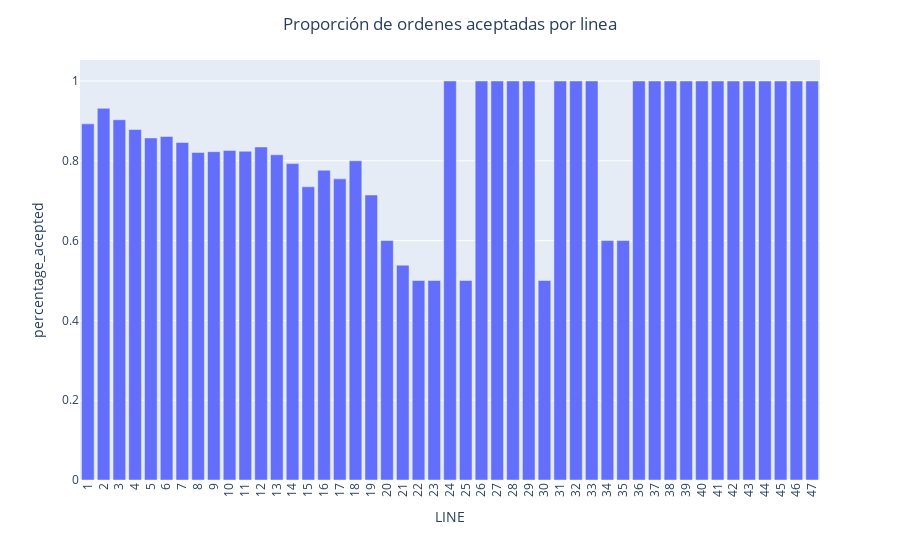

Notebook code cell kept with this figure:
### Code cell
# Crear gráfico de barras
fig = px.bar(df_percentage_acepted, x='LINE', y='percentage_acepted', )
fig.update_layout(
    title_text='Proporción de ordenes aceptadas por linea',
    title_x = 0.5
)
fig.update_xaxes(tickmode='linear')
fig.update_xaxes(tickangle=-90)
fig.show()

### Figure 1 — Plotly figure (JSON) as saved in the notebook; plotly's stock layout.template omitted (floating-point values rounded to 4 significant figures)
{"data": [{"alignmentgroup": "True", "hovertemplate": "LINE=%{x}<br>percentage_acepted=%{y}<extra></extra>", "legendgroup": "", "marker": {"color": "#636efa", "pattern": {"shape": ""}}, "name": "", "offsetgroup": "", "orientation": "v", "showlegend": false, "textposition": "auto", "type": "bar", "x": [47, 39, 31, 24, 29, 26, 28, 38, 41, 40, 37, 36, 27, 33, 42, 43, 44, 45, 46, 32, 2, 3, 1, 4, 6, 5, 7, 12, 10, 11, 9, 8, 13, 18, 14, 16, 17, 15, 19, 20, 34, 35, 21, 23, 30, 22, 25], "xaxis": "x", "y": [1, 1, 1, 1, 1, 1, 1, 1, 1, 1, 1, 1, 1, 1, 1, 1, 1, 1, 1, 1, 0.9315, 0.9029, 0.8926, 0.8784, 0.861, 0.8573, 0.8458, 0.8346, 0.8259, 0.8238, 0.8229, 0.821, 0.815, 0.8, 0.7929, 0.7763, 0.7547, 0.7348, 0.7143, 0.6, 0.6, 0.6, 0.5385, 0.5, 0.5, 0.5, 0.5], "yaxis": "y"}], "layout": {"barmode": "relative", "legend": {"tracegroupgap": 0}, "margin": {"t": 60}, "title": {"text": "Proporción de ordenes aceptadas por linea", "x": 0.5}, "xaxis": {"anchor": "y", "domain": [0, 1], "tickangle": -90, "tickmode": "linear", "title": {"text": "LINE"}}, "yaxis": {"anchor": "x", "domain": [0, 1], "title": {"text": "percentage_acepted"}}}}
